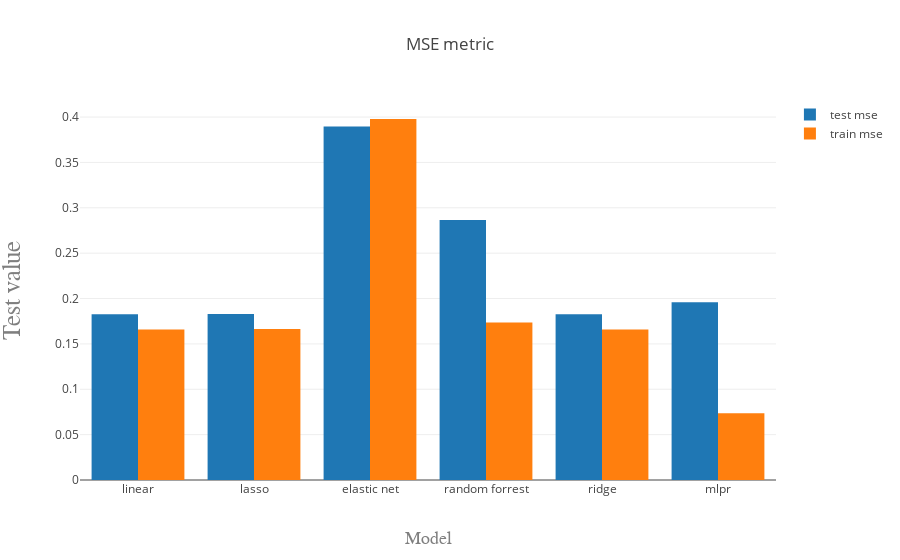

Notebook cell for this chart:
### Code cell
trace1 = go.Bar(
    x=results.index,
    y=results['test mse'],
    name='test mse'
)
trace2 = go.Bar(
    x=results.index,
    y=results['train mse'],
    name='train mse'
)

data = [trace1, trace2]
layout = go.Layout(
    barmode='group',
    
    title='MSE metric',
    xaxis=dict(
        title='Model',
        titlefont=dict(
            family='Courier New, monospace',
            size=18,
            color='#7f7f7f'
        )
    ),
    yaxis=dict(
        title='Test value',
        titlefont=dict(
            family='Courier New, monospace',
            size=25,
            color='#7f7f7f'
        )
    ) 
)

fig = go.Figure(data=data, layout=layout)
py.iplot(fig, filename='grouped-bar')

### Figure 1 — Plotly figure (JSON) as saved in the notebook; plotly's stock layout.template omitted (floating-point values rounded to 4 significant figures)
{"data": [{"name": "test mse", "type": "bar", "x": ["linear", "lasso", "elastic net", "random forrest", "ridge", "mlpr"], "y": [0.1827, 0.183, 0.3897, 0.2864, 0.1827, 0.1959]}, {"name": "train mse", "type": "bar", "x": ["linear", "lasso", "elastic net", "random forrest", "ridge", "mlpr"], "y": [0.166, 0.1664, 0.3979, 0.1737, 0.166, 0.07361]}], "layout": {"barmode": "group", "title": "MSE metric", "xaxis": {"title": "Model", "titlefont": {"color": "#7f7f7f", "family": "Courier New, monospace", "size": 18}}, "yaxis": {"title": "Test value", "titlefont": {"color": "#7f7f7f", "family": "Courier New, monospace", "size": 25}}}}
